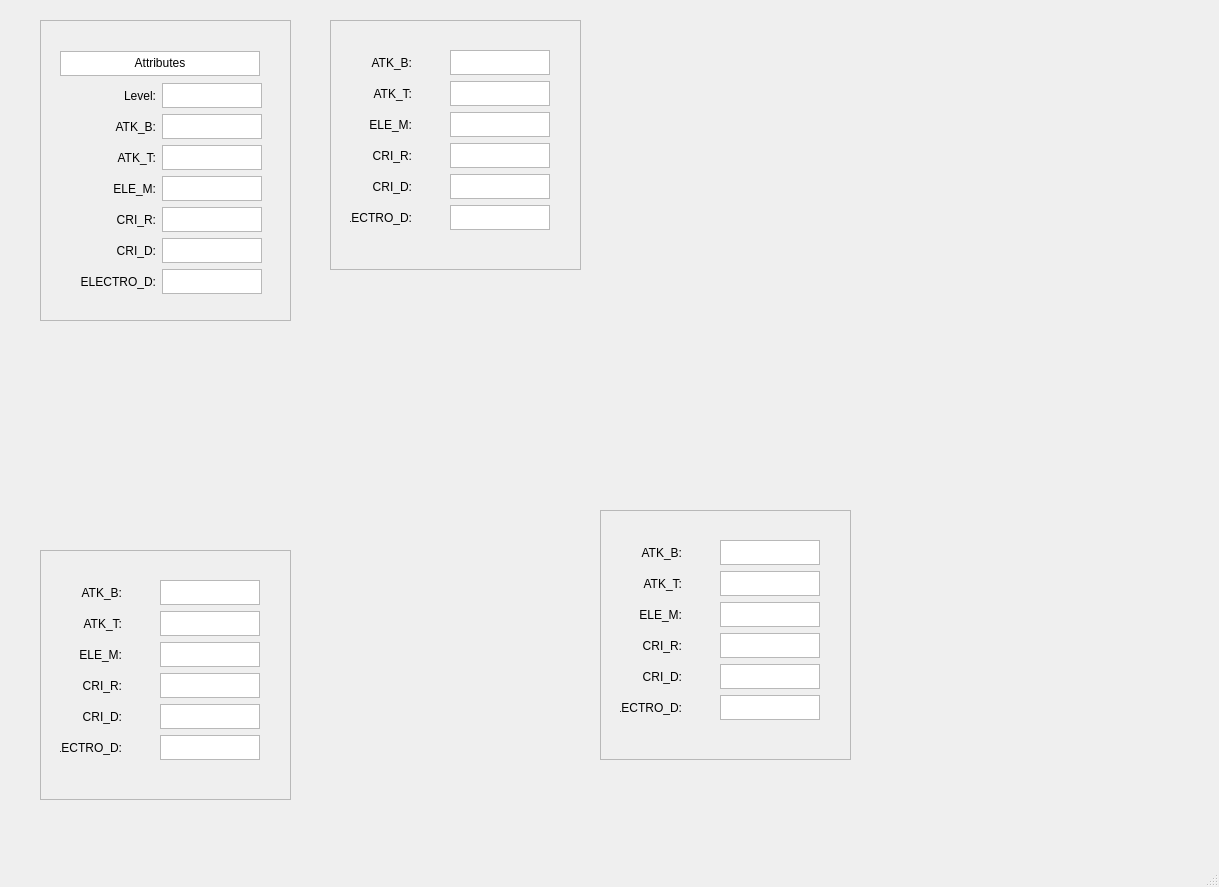
<?xml version="1.0" encoding="UTF-8"?>
<ui version="4.0">
 <class>MainWindow</class>
 <widget class="QMainWindow" name="MainWindow">
  <property name="enabled">
   <bool>true</bool>
  </property>
  <property name="geometry">
   <rect>
    <x>0</x>
    <y>0</y>
    <width>1219</width>
    <height>887</height>
   </rect>
  </property>
  <property name="windowTitle">
   <string>MainWindow</string>
  </property>
  <widget class="QWidget" name="centralwidget">
   <widget class="QFrame" name="Attributes">
    <property name="geometry">
     <rect>
      <x>40</x>
      <y>20</y>
      <width>251</width>
      <height>301</height>
     </rect>
    </property>
    <property name="minimumSize">
     <size>
      <width>250</width>
      <height>250</height>
     </size>
    </property>
    <property name="styleSheet">
     <string notr="true"/>
    </property>
    <property name="frameShape">
     <enum>QFrame::StyledPanel</enum>
    </property>
    <property name="frameShadow">
     <enum>QFrame::Raised</enum>
    </property>
    <widget class="QWidget" name="">
     <property name="geometry">
      <rect>
       <x>20</x>
       <y>30</y>
       <width>202</width>
       <height>246</height>
      </rect>
     </property>
     <layout class="QGridLayout" name="gridLayout">
      <item row="0" column="0" colspan="2">
       <widget class="QTextBrowser" name="textBrowser_25">
        <property name="maximumSize">
         <size>
          <width>200</width>
          <height>25</height>
         </size>
        </property>
        <property name="html">
         <string>&lt;!DOCTYPE HTML PUBLIC &quot;-//W3C//DTD HTML 4.0//EN&quot; &quot;http://www.w3.org/TR/REC-html40/strict.dtd&quot;&gt;
&lt;html&gt;&lt;head&gt;&lt;meta name=&quot;qrichtext&quot; content=&quot;1&quot; /&gt;&lt;style type=&quot;text/css&quot;&gt;
p, li { white-space: pre-wrap; }
&lt;/style&gt;&lt;/head&gt;&lt;body style=&quot; font-family:'SimSun'; font-size:9pt; font-weight:400; font-style:normal;&quot;&gt;
&lt;p align=&quot;center&quot; style=&quot; margin-top:0px; margin-bottom:0px; margin-left:0px; margin-right:0px; -qt-block-indent:0; text-indent:0px;&quot;&gt;Attributes&lt;/p&gt;&lt;/body&gt;&lt;/html&gt;</string>
        </property>
       </widget>
      </item>
      <item row="1" column="0">
       <layout class="QVBoxLayout" name="verticalLayout">
        <item>
         <widget class="QLabel" name="label_25">
          <property name="maximumSize">
           <size>
            <width>16777215</width>
            <height>25</height>
           </size>
          </property>
          <property name="text">
           <string>Level:</string>
          </property>
          <property name="textFormat">
           <enum>Qt::AutoText</enum>
          </property>
          <property name="alignment">
           <set>Qt::AlignRight|Qt::AlignTrailing|Qt::AlignVCenter</set>
          </property>
         </widget>
        </item>
        <item>
         <widget class="QLabel" name="label">
          <property name="maximumSize">
           <size>
            <width>16777215</width>
            <height>25</height>
           </size>
          </property>
          <property name="text">
           <string>ATK_B:</string>
          </property>
          <property name="textFormat">
           <enum>Qt::AutoText</enum>
          </property>
          <property name="alignment">
           <set>Qt::AlignRight|Qt::AlignTrailing|Qt::AlignVCenter</set>
          </property>
         </widget>
        </item>
        <item>
         <widget class="QLabel" name="label_2">
          <property name="maximumSize">
           <size>
            <width>16777215</width>
            <height>25</height>
           </size>
          </property>
          <property name="text">
           <string>ATK_T:</string>
          </property>
          <property name="textFormat">
           <enum>Qt::AutoText</enum>
          </property>
          <property name="alignment">
           <set>Qt::AlignRight|Qt::AlignTrailing|Qt::AlignVCenter</set>
          </property>
         </widget>
        </item>
        <item>
         <widget class="QLabel" name="label_3">
          <property name="maximumSize">
           <size>
            <width>16777215</width>
            <height>25</height>
           </size>
          </property>
          <property name="text">
           <string>ELE_M:</string>
          </property>
          <property name="textFormat">
           <enum>Qt::AutoText</enum>
          </property>
          <property name="alignment">
           <set>Qt::AlignRight|Qt::AlignTrailing|Qt::AlignVCenter</set>
          </property>
         </widget>
        </item>
        <item>
         <widget class="QLabel" name="label_4">
          <property name="maximumSize">
           <size>
            <width>16777215</width>
            <height>25</height>
           </size>
          </property>
          <property name="text">
           <string>CRI_R:</string>
          </property>
          <property name="textFormat">
           <enum>Qt::AutoText</enum>
          </property>
          <property name="alignment">
           <set>Qt::AlignRight|Qt::AlignTrailing|Qt::AlignVCenter</set>
          </property>
         </widget>
        </item>
        <item>
         <widget class="QLabel" name="label_5">
          <property name="maximumSize">
           <size>
            <width>16777215</width>
            <height>25</height>
           </size>
          </property>
          <property name="text">
           <string>CRI_D:</string>
          </property>
          <property name="textFormat">
           <enum>Qt::AutoText</enum>
          </property>
          <property name="alignment">
           <set>Qt::AlignRight|Qt::AlignTrailing|Qt::AlignVCenter</set>
          </property>
         </widget>
        </item>
        <item>
         <widget class="QLabel" name="label_6">
          <property name="maximumSize">
           <size>
            <width>16777215</width>
            <height>25</height>
           </size>
          </property>
          <property name="text">
           <string>ELECTRO_D:</string>
          </property>
          <property name="textFormat">
           <enum>Qt::AutoText</enum>
          </property>
          <property name="alignment">
           <set>Qt::AlignRight|Qt::AlignTrailing|Qt::AlignVCenter</set>
          </property>
         </widget>
        </item>
       </layout>
      </item>
      <item row="1" column="1">
       <layout class="QVBoxLayout" name="verticalLayout_2">
        <item>
         <widget class="QTextBrowser" name="textBrowser_26">
          <property name="maximumSize">
           <size>
            <width>100</width>
            <height>25</height>
           </size>
          </property>
         </widget>
        </item>
        <item>
         <widget class="QTextBrowser" name="textBrowser">
          <property name="maximumSize">
           <size>
            <width>100</width>
            <height>25</height>
           </size>
          </property>
         </widget>
        </item>
        <item>
         <widget class="QTextBrowser" name="textBrowser_2">
          <property name="maximumSize">
           <size>
            <width>100</width>
            <height>25</height>
           </size>
          </property>
         </widget>
        </item>
        <item>
         <widget class="QTextBrowser" name="textBrowser_3">
          <property name="maximumSize">
           <size>
            <width>100</width>
            <height>25</height>
           </size>
          </property>
         </widget>
        </item>
        <item>
         <widget class="QTextBrowser" name="textBrowser_4">
          <property name="maximumSize">
           <size>
            <width>100</width>
            <height>25</height>
           </size>
          </property>
         </widget>
        </item>
        <item>
         <widget class="QTextBrowser" name="textBrowser_5">
          <property name="maximumSize">
           <size>
            <width>100</width>
            <height>25</height>
           </size>
          </property>
         </widget>
        </item>
        <item>
         <widget class="QTextBrowser" name="textBrowser_6">
          <property name="maximumSize">
           <size>
            <width>100</width>
            <height>25</height>
           </size>
          </property>
         </widget>
        </item>
       </layout>
      </item>
     </layout>
    </widget>
   </widget>
   <widget class="QFrame" name="Weapons">
    <property name="geometry">
     <rect>
      <x>40</x>
      <y>550</y>
      <width>251</width>
      <height>250</height>
     </rect>
    </property>
    <property name="minimumSize">
     <size>
      <width>250</width>
      <height>250</height>
     </size>
    </property>
    <property name="styleSheet">
     <string notr="true"/>
    </property>
    <property name="frameShape">
     <enum>QFrame::StyledPanel</enum>
    </property>
    <property name="frameShadow">
     <enum>QFrame::Raised</enum>
    </property>
    <widget class="QWidget" name="layoutWidget">
     <property name="geometry">
      <rect>
       <x>120</x>
       <y>30</y>
       <width>102</width>
       <height>182</height>
      </rect>
     </property>
     <layout class="QVBoxLayout" name="verticalLayout_3">
      <item>
       <widget class="QTextBrowser" name="textBrowser_7">
        <property name="maximumSize">
         <size>
          <width>100</width>
          <height>25</height>
         </size>
        </property>
       </widget>
      </item>
      <item>
       <widget class="QTextBrowser" name="textBrowser_8">
        <property name="maximumSize">
         <size>
          <width>100</width>
          <height>25</height>
         </size>
        </property>
       </widget>
      </item>
      <item>
       <widget class="QTextBrowser" name="textBrowser_9">
        <property name="maximumSize">
         <size>
          <width>100</width>
          <height>25</height>
         </size>
        </property>
       </widget>
      </item>
      <item>
       <widget class="QTextBrowser" name="textBrowser_10">
        <property name="maximumSize">
         <size>
          <width>100</width>
          <height>25</height>
         </size>
        </property>
       </widget>
      </item>
      <item>
       <widget class="QTextBrowser" name="textBrowser_11">
        <property name="maximumSize">
         <size>
          <width>100</width>
          <height>25</height>
         </size>
        </property>
       </widget>
      </item>
      <item>
       <widget class="QTextBrowser" name="textBrowser_12">
        <property name="maximumSize">
         <size>
          <width>100</width>
          <height>25</height>
         </size>
        </property>
       </widget>
      </item>
     </layout>
    </widget>
    <widget class="QWidget" name="layoutWidget_2">
     <property name="geometry">
      <rect>
       <x>20</x>
       <y>30</y>
       <width>62</width>
       <height>181</height>
      </rect>
     </property>
     <layout class="QVBoxLayout" name="verticalLayout_4">
      <item>
       <widget class="QLabel" name="label_7">
        <property name="maximumSize">
         <size>
          <width>16777215</width>
          <height>25</height>
         </size>
        </property>
        <property name="text">
         <string>ATK_B:</string>
        </property>
        <property name="textFormat">
         <enum>Qt::AutoText</enum>
        </property>
        <property name="alignment">
         <set>Qt::AlignRight|Qt::AlignTrailing|Qt::AlignVCenter</set>
        </property>
       </widget>
      </item>
      <item>
       <widget class="QLabel" name="label_8">
        <property name="maximumSize">
         <size>
          <width>16777215</width>
          <height>25</height>
         </size>
        </property>
        <property name="text">
         <string>ATK_T:</string>
        </property>
        <property name="textFormat">
         <enum>Qt::AutoText</enum>
        </property>
        <property name="alignment">
         <set>Qt::AlignRight|Qt::AlignTrailing|Qt::AlignVCenter</set>
        </property>
       </widget>
      </item>
      <item>
       <widget class="QLabel" name="label_9">
        <property name="maximumSize">
         <size>
          <width>16777215</width>
          <height>25</height>
         </size>
        </property>
        <property name="text">
         <string>ELE_M:</string>
        </property>
        <property name="textFormat">
         <enum>Qt::AutoText</enum>
        </property>
        <property name="alignment">
         <set>Qt::AlignRight|Qt::AlignTrailing|Qt::AlignVCenter</set>
        </property>
       </widget>
      </item>
      <item>
       <widget class="QLabel" name="label_10">
        <property name="maximumSize">
         <size>
          <width>16777215</width>
          <height>25</height>
         </size>
        </property>
        <property name="text">
         <string>CRI_R:</string>
        </property>
        <property name="textFormat">
         <enum>Qt::AutoText</enum>
        </property>
        <property name="alignment">
         <set>Qt::AlignRight|Qt::AlignTrailing|Qt::AlignVCenter</set>
        </property>
       </widget>
      </item>
      <item>
       <widget class="QLabel" name="label_11">
        <property name="maximumSize">
         <size>
          <width>16777215</width>
          <height>25</height>
         </size>
        </property>
        <property name="text">
         <string>CRI_D:</string>
        </property>
        <property name="textFormat">
         <enum>Qt::AutoText</enum>
        </property>
        <property name="alignment">
         <set>Qt::AlignRight|Qt::AlignTrailing|Qt::AlignVCenter</set>
        </property>
       </widget>
      </item>
      <item>
       <widget class="QLabel" name="label_12">
        <property name="maximumSize">
         <size>
          <width>16777215</width>
          <height>25</height>
         </size>
        </property>
        <property name="text">
         <string>ELECTRO_D:</string>
        </property>
        <property name="textFormat">
         <enum>Qt::AutoText</enum>
        </property>
        <property name="alignment">
         <set>Qt::AlignRight|Qt::AlignTrailing|Qt::AlignVCenter</set>
        </property>
       </widget>
      </item>
     </layout>
    </widget>
   </widget>
   <widget class="QFrame" name="Artifacts">
    <property name="geometry">
     <rect>
      <x>600</x>
      <y>510</y>
      <width>251</width>
      <height>250</height>
     </rect>
    </property>
    <property name="minimumSize">
     <size>
      <width>250</width>
      <height>250</height>
     </size>
    </property>
    <property name="styleSheet">
     <string notr="true"/>
    </property>
    <property name="frameShape">
     <enum>QFrame::StyledPanel</enum>
    </property>
    <property name="frameShadow">
     <enum>QFrame::Raised</enum>
    </property>
    <widget class="QWidget" name="layoutWidget_3">
     <property name="geometry">
      <rect>
       <x>120</x>
       <y>30</y>
       <width>102</width>
       <height>182</height>
      </rect>
     </property>
     <layout class="QVBoxLayout" name="verticalLayout_5">
      <item>
       <widget class="QTextBrowser" name="textBrowser_13">
        <property name="maximumSize">
         <size>
          <width>100</width>
          <height>25</height>
         </size>
        </property>
       </widget>
      </item>
      <item>
       <widget class="QTextBrowser" name="textBrowser_14">
        <property name="maximumSize">
         <size>
          <width>100</width>
          <height>25</height>
         </size>
        </property>
       </widget>
      </item>
      <item>
       <widget class="QTextBrowser" name="textBrowser_15">
        <property name="maximumSize">
         <size>
          <width>100</width>
          <height>25</height>
         </size>
        </property>
       </widget>
      </item>
      <item>
       <widget class="QTextBrowser" name="textBrowser_16">
        <property name="maximumSize">
         <size>
          <width>100</width>
          <height>25</height>
         </size>
        </property>
       </widget>
      </item>
      <item>
       <widget class="QTextBrowser" name="textBrowser_17">
        <property name="maximumSize">
         <size>
          <width>100</width>
          <height>25</height>
         </size>
        </property>
       </widget>
      </item>
      <item>
       <widget class="QTextBrowser" name="textBrowser_18">
        <property name="maximumSize">
         <size>
          <width>100</width>
          <height>25</height>
         </size>
        </property>
       </widget>
      </item>
     </layout>
    </widget>
    <widget class="QWidget" name="layoutWidget_4">
     <property name="geometry">
      <rect>
       <x>20</x>
       <y>30</y>
       <width>62</width>
       <height>181</height>
      </rect>
     </property>
     <layout class="QVBoxLayout" name="verticalLayout_6">
      <item>
       <widget class="QLabel" name="label_13">
        <property name="maximumSize">
         <size>
          <width>16777215</width>
          <height>25</height>
         </size>
        </property>
        <property name="text">
         <string>ATK_B:</string>
        </property>
        <property name="textFormat">
         <enum>Qt::AutoText</enum>
        </property>
        <property name="alignment">
         <set>Qt::AlignRight|Qt::AlignTrailing|Qt::AlignVCenter</set>
        </property>
       </widget>
      </item>
      <item>
       <widget class="QLabel" name="label_14">
        <property name="maximumSize">
         <size>
          <width>16777215</width>
          <height>25</height>
         </size>
        </property>
        <property name="text">
         <string>ATK_T:</string>
        </property>
        <property name="textFormat">
         <enum>Qt::AutoText</enum>
        </property>
        <property name="alignment">
         <set>Qt::AlignRight|Qt::AlignTrailing|Qt::AlignVCenter</set>
        </property>
       </widget>
      </item>
      <item>
       <widget class="QLabel" name="label_15">
        <property name="maximumSize">
         <size>
          <width>16777215</width>
          <height>25</height>
         </size>
        </property>
        <property name="text">
         <string>ELE_M:</string>
        </property>
        <property name="textFormat">
         <enum>Qt::AutoText</enum>
        </property>
        <property name="alignment">
         <set>Qt::AlignRight|Qt::AlignTrailing|Qt::AlignVCenter</set>
        </property>
       </widget>
      </item>
      <item>
       <widget class="QLabel" name="label_16">
        <property name="maximumSize">
         <size>
          <width>16777215</width>
          <height>25</height>
         </size>
        </property>
        <property name="text">
         <string>CRI_R:</string>
        </property>
        <property name="textFormat">
         <enum>Qt::AutoText</enum>
        </property>
        <property name="alignment">
         <set>Qt::AlignRight|Qt::AlignTrailing|Qt::AlignVCenter</set>
        </property>
       </widget>
      </item>
      <item>
       <widget class="QLabel" name="label_17">
        <property name="maximumSize">
         <size>
          <width>16777215</width>
          <height>25</height>
         </size>
        </property>
        <property name="text">
         <string>CRI_D:</string>
        </property>
        <property name="textFormat">
         <enum>Qt::AutoText</enum>
        </property>
        <property name="alignment">
         <set>Qt::AlignRight|Qt::AlignTrailing|Qt::AlignVCenter</set>
        </property>
       </widget>
      </item>
      <item>
       <widget class="QLabel" name="label_18">
        <property name="maximumSize">
         <size>
          <width>16777215</width>
          <height>25</height>
         </size>
        </property>
        <property name="text">
         <string>ELECTRO_D:</string>
        </property>
        <property name="textFormat">
         <enum>Qt::AutoText</enum>
        </property>
        <property name="alignment">
         <set>Qt::AlignRight|Qt::AlignTrailing|Qt::AlignVCenter</set>
        </property>
       </widget>
      </item>
     </layout>
    </widget>
   </widget>
   <widget class="QFrame" name="Attributes_2">
    <property name="geometry">
     <rect>
      <x>330</x>
      <y>20</y>
      <width>251</width>
      <height>250</height>
     </rect>
    </property>
    <property name="minimumSize">
     <size>
      <width>250</width>
      <height>250</height>
     </size>
    </property>
    <property name="styleSheet">
     <string notr="true"/>
    </property>
    <property name="frameShape">
     <enum>QFrame::StyledPanel</enum>
    </property>
    <property name="frameShadow">
     <enum>QFrame::Raised</enum>
    </property>
    <widget class="QWidget" name="layoutWidget_5">
     <property name="geometry">
      <rect>
       <x>120</x>
       <y>30</y>
       <width>102</width>
       <height>182</height>
      </rect>
     </property>
     <layout class="QVBoxLayout" name="verticalLayout_7">
      <item>
       <widget class="QTextBrowser" name="textBrowser_19">
        <property name="maximumSize">
         <size>
          <width>100</width>
          <height>25</height>
         </size>
        </property>
       </widget>
      </item>
      <item>
       <widget class="QTextBrowser" name="textBrowser_20">
        <property name="maximumSize">
         <size>
          <width>100</width>
          <height>25</height>
         </size>
        </property>
       </widget>
      </item>
      <item>
       <widget class="QTextBrowser" name="textBrowser_21">
        <property name="maximumSize">
         <size>
          <width>100</width>
          <height>25</height>
         </size>
        </property>
       </widget>
      </item>
      <item>
       <widget class="QTextBrowser" name="textBrowser_22">
        <property name="maximumSize">
         <size>
          <width>100</width>
          <height>25</height>
         </size>
        </property>
       </widget>
      </item>
      <item>
       <widget class="QTextBrowser" name="textBrowser_23">
        <property name="maximumSize">
         <size>
          <width>100</width>
          <height>25</height>
         </size>
        </property>
       </widget>
      </item>
      <item>
       <widget class="QTextBrowser" name="textBrowser_24">
        <property name="maximumSize">
         <size>
          <width>100</width>
          <height>25</height>
         </size>
        </property>
       </widget>
      </item>
     </layout>
    </widget>
    <widget class="QWidget" name="layoutWidget_6">
     <property name="geometry">
      <rect>
       <x>20</x>
       <y>30</y>
       <width>62</width>
       <height>181</height>
      </rect>
     </property>
     <layout class="QVBoxLayout" name="verticalLayout_8">
      <item>
       <widget class="QLabel" name="label_19">
        <property name="maximumSize">
         <size>
          <width>16777215</width>
          <height>25</height>
         </size>
        </property>
        <property name="text">
         <string>ATK_B:</string>
        </property>
        <property name="textFormat">
         <enum>Qt::AutoText</enum>
        </property>
        <property name="alignment">
         <set>Qt::AlignRight|Qt::AlignTrailing|Qt::AlignVCenter</set>
        </property>
       </widget>
      </item>
      <item>
       <widget class="QLabel" name="label_20">
        <property name="maximumSize">
         <size>
          <width>16777215</width>
          <height>25</height>
         </size>
        </property>
        <property name="text">
         <string>ATK_T:</string>
        </property>
        <property name="textFormat">
         <enum>Qt::AutoText</enum>
        </property>
        <property name="alignment">
         <set>Qt::AlignRight|Qt::AlignTrailing|Qt::AlignVCenter</set>
        </property>
       </widget>
      </item>
      <item>
       <widget class="QLabel" name="label_21">
        <property name="maximumSize">
         <size>
          <width>16777215</width>
          <height>25</height>
         </size>
        </property>
        <property name="text">
         <string>ELE_M:</string>
        </property>
        <property name="textFormat">
         <enum>Qt::AutoText</enum>
        </property>
        <property name="alignment">
         <set>Qt::AlignRight|Qt::AlignTrailing|Qt::AlignVCenter</set>
        </property>
       </widget>
      </item>
      <item>
       <widget class="QLabel" name="label_22">
        <property name="maximumSize">
         <size>
          <width>16777215</width>
          <height>25</height>
         </size>
        </property>
        <property name="text">
         <string>CRI_R:</string>
        </property>
        <property name="textFormat">
         <enum>Qt::AutoText</enum>
        </property>
        <property name="alignment">
         <set>Qt::AlignRight|Qt::AlignTrailing|Qt::AlignVCenter</set>
        </property>
       </widget>
      </item>
      <item>
       <widget class="QLabel" name="label_23">
        <property name="maximumSize">
         <size>
          <width>16777215</width>
          <height>25</height>
         </size>
        </property>
        <property name="text">
         <string>CRI_D:</string>
        </property>
        <property name="textFormat">
         <enum>Qt::AutoText</enum>
        </property>
        <property name="alignment">
         <set>Qt::AlignRight|Qt::AlignTrailing|Qt::AlignVCenter</set>
        </property>
       </widget>
      </item>
      <item>
       <widget class="QLabel" name="label_24">
        <property name="maximumSize">
         <size>
          <width>16777215</width>
          <height>25</height>
         </size>
        </property>
        <property name="text">
         <string>ELECTRO_D:</string>
        </property>
        <property name="textFormat">
         <enum>Qt::AutoText</enum>
        </property>
        <property name="alignment">
         <set>Qt::AlignRight|Qt::AlignTrailing|Qt::AlignVCenter</set>
        </property>
       </widget>
      </item>
     </layout>
    </widget>
   </widget>
  </widget>
  <widget class="QMenuBar" name="menubar">
   <property name="geometry">
    <rect>
     <x>0</x>
     <y>0</y>
     <width>1219</width>
     <height>23</height>
    </rect>
   </property>
  </widget>
  <widget class="QStatusBar" name="statusbar"/>
 </widget>
 <resources/>
 <connections/>
</ui>
